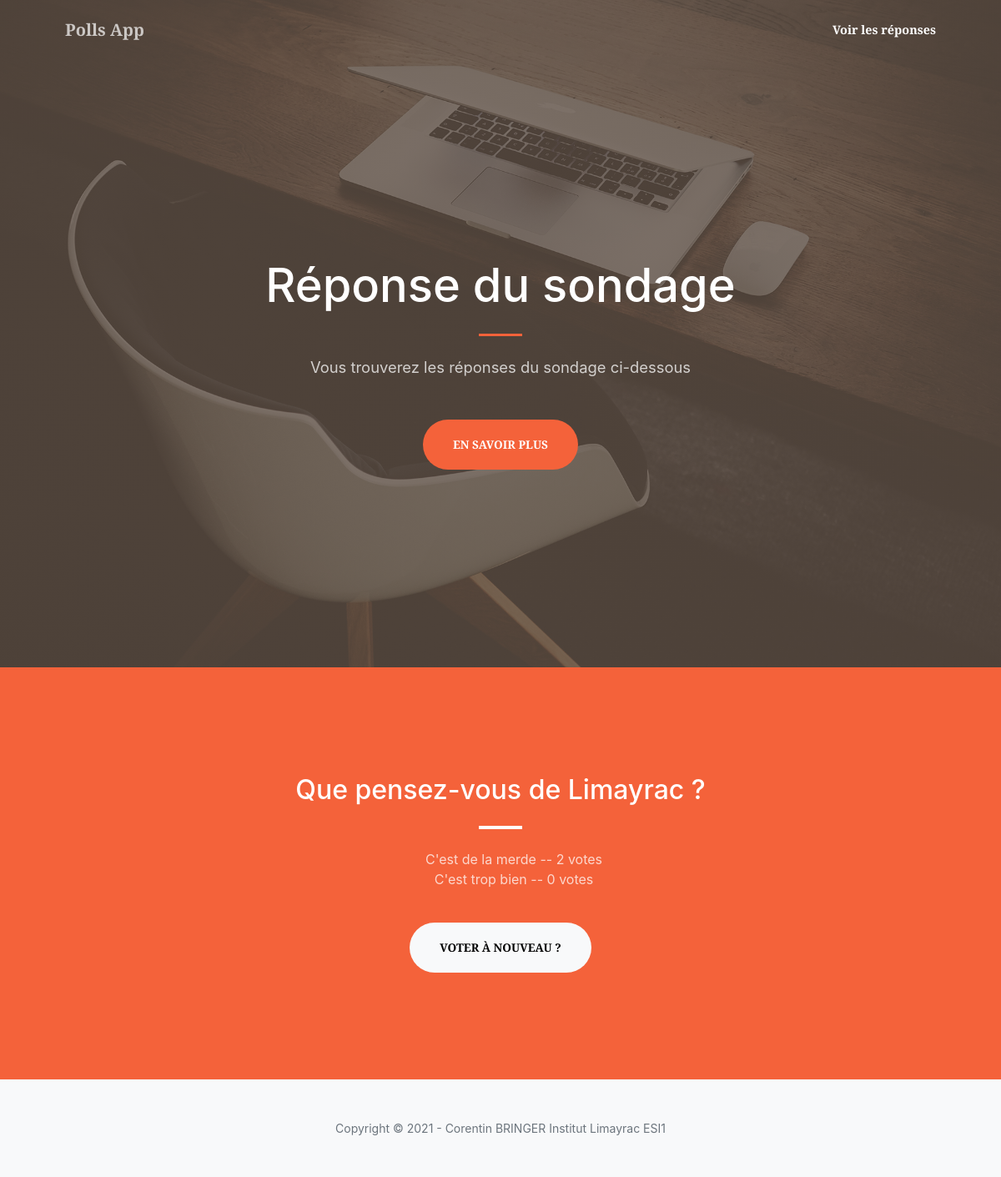
The page /polls/2/results/ on the database as committed earlier.
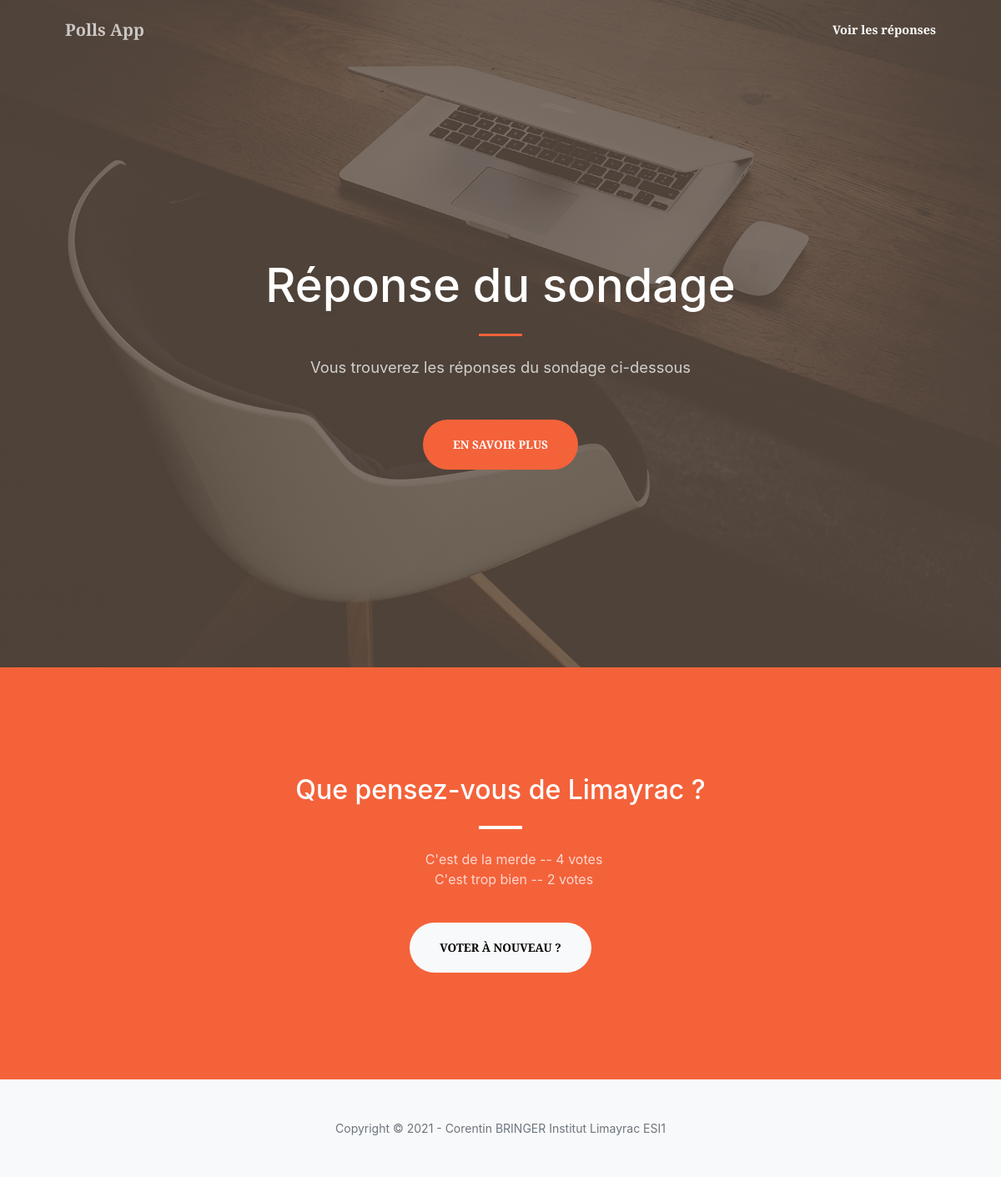
The same page on the database as committed later.
### polls/models.py (models this page shows, shortened)
class Question(models.Model):
    question_text = models.CharField(max_length=200)
    pub_date = models.DateTimeField('date publication')

class Choice(models.Model):
    question = models.ForeignKey(Question, on_delete=models.CASCADE)
    choice_text = models.CharField(max_length=200)
    votes = models.IntegerField(default=0)

### polls/views.py (the view)
# urls.py: path('<int:pk>/results/', views.ResultsView.as_view(), name='results'),
class ResultsView(generic.DetailView):
    model = Question
    template_name = 'polls/results.html'

### polls/templates/polls/results.html (shortened to what this page needs)
<!DOCTYPE html>
<html lang="fr">
    <head>
        <link href="https://cdn.jsdelivr.net/npm/bootstrap-icons@1.5.0/font/bootstrap-icons.css" rel="stylesheet" />
        <link href="https://cdnjs.cloudflare.com/ajax/libs/SimpleLightbox/2.1.0/simpleLightbox.min.css" rel="stylesheet" />
        {% load static %}
        <link rel="stylesheet" type="text/css" href="{% static 'homepage/style.css' %}">
    </head>
    <body id="page-top">
        <nav class="navbar navbar-expand-lg navbar-light fixed-top py-3" id="mainNav">
            <div class="container px-4 px-lg-5">
                <a class="navbar-brand" href="/">Polls App</a>
                <div class="collapse navbar-collapse" id="navbarResponsive">
                    <ul class="navbar-nav ms-auto my-2 my-lg-0">
                        <li class="nav-item"><a class="nav-link" href="#about">Voir les réponses</a></li>
                    </ul>
                </div>
            </div>
        </nav>
        <header class="masthead">
            <div class="container px-4 px-lg-5 h-100">
                <div class="row gx-4 gx-lg-5 h-100 align-items-center justify-content-center text-center">
                    <div class="col-lg-8 align-self-end">
                        <h1 class="text-white font-weight-bold">Réponse du sondage</h1>
                        <hr class="divider" />
                    </div>
                    <div class="col-lg-8 align-self-baseline">
                        <p class="text-white-75 mb-5">Vous trouverez les réponses du sondage ci-dessous</p>
                        <a class="btn btn-primary btn-xl" href="#about">En savoir plus</a>
                    </div>
                </div>
            </div>
        </header>
        <section class="page-section bg-primary" id="about">
            <div class="container px-4 px-lg-5">
                <div class="row gx-4 gx-lg-5 justify-content-center">
                    <div class="col-lg-8 text-center">
                        <h2 class="text-white mt-0">{{ question.question_text }}</h2>
                        <hr class="divider divider-light" />
                        <ul>
                        {% for choice in question.choice_set.all %}
                            <li class="text-white-75">{{ choice.choice_text }} -- {{ choice.votes }} vote{{ choice.votes|pluralize }}</li>
                        {% endfor %}
                        </ul>
                        <a class="btn btn-light btn-xl mt-4" href="{% url 'polls:detail' question.id %}">Voter à nouveau ?</a>
                    </div>
                </div>
            </div>
        </section>
        <footer class="bg-light py-5">
            <div class="container px-4 px-lg-5"><div class="small text-center text-muted">Copyright &copy; 2021 - Corentin BRINGER Institut Limayrac ESI1</div></div>
        </footer>
    </body>
</html>

Rows that differ between the two databases and show on the page:
changed Choice "C'est de la merde": votes "2" → "4"
changed Choice "C'est trop bien": votes "0" → "2"
